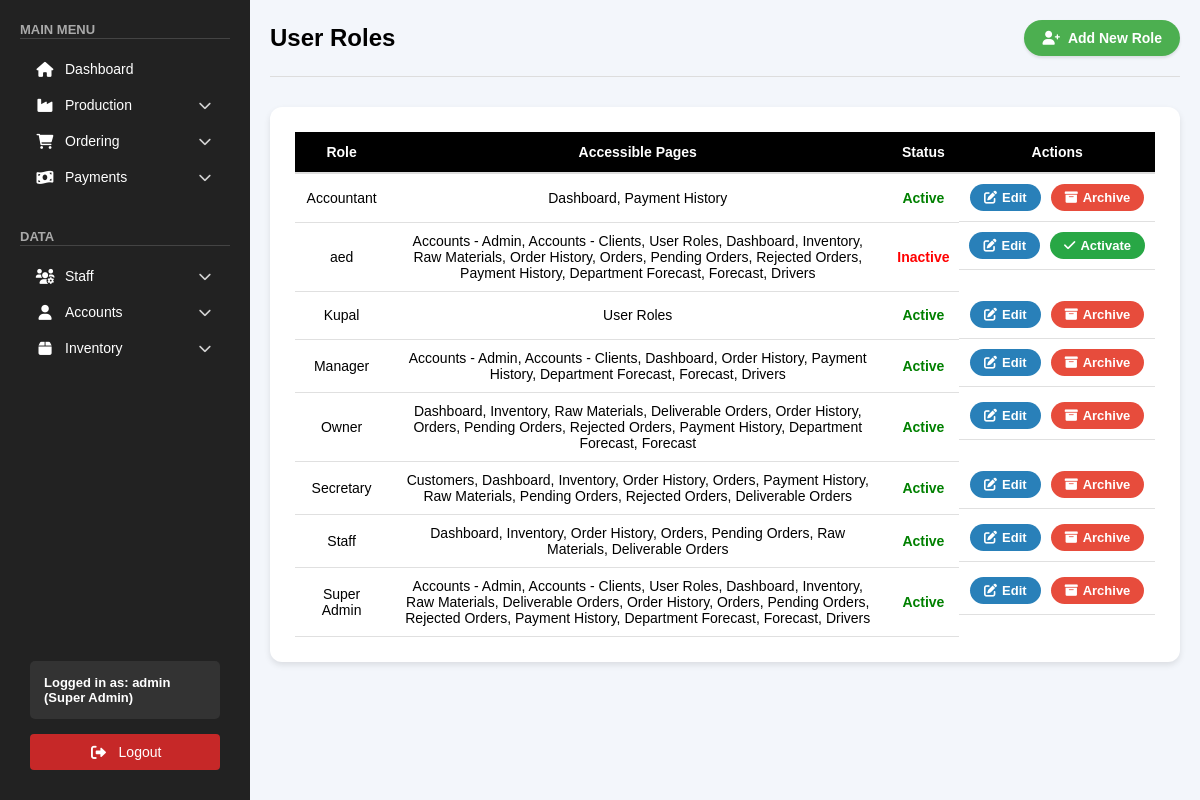
/admin/public/pages/user_roles.php (signed in), run on an earlier commit of the app's database.
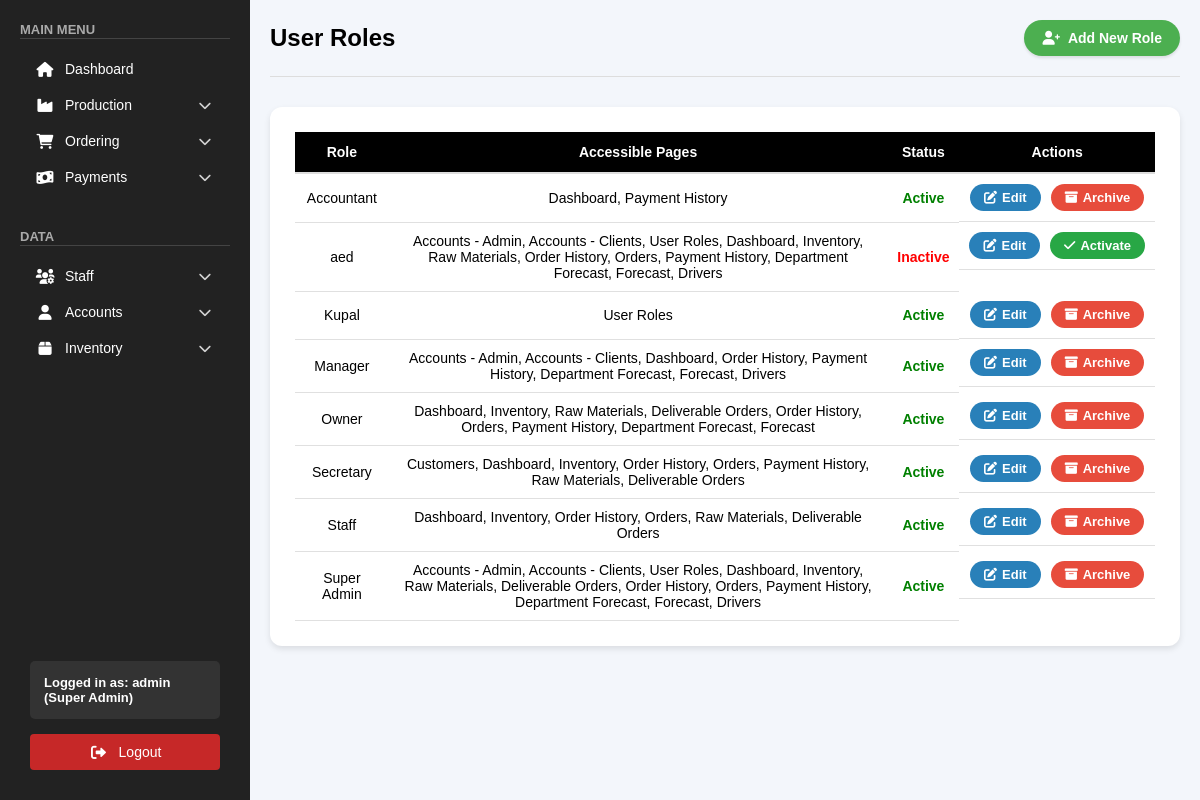
And on a later commit of the database.
### tables this page shows
CREATE TABLE `roles` (
  `role_id` int(11) NOT NULL,
  `role_name` varchar(255) DEFAULT NULL,
  `status` enum('active','inactive') DEFAULT 'active',
  `pages` text NOT NULL
);

### admin/public/pages/user_roles.php (the view, shortened to what this page needs)
<?php
include "../../backend/db_connection.php";
$roles_query = "SELECT * FROM roles ORDER BY (role_name = 'admin') DESC, role_name ASC";
$roles_result = $conn->query($roles_query);
$roles_result->data_seek(0);
?>
<!DOCTYPE html>
<html lang="en">
<head>
    <link rel="stylesheet" href="/css/user_roles.css">
    <link rel="stylesheet" href="/css/sidebar.css">
    <link rel="stylesheet" href="https://cdnjs.cloudflare.com/ajax/libs/font-awesome/6.0.0/css/all.min.css">
</head>
<body>
    <?php include '../sidebar.php'; ?>
    <div class="main-content">
        <div class="accounts-header">
            <h1>User Roles</h1>
            <button onclick="showRoleForm()" class="add-account-btn">
                <i class="fas fa-user-plus"></i> Add New Role
            </button>
        </div>
        <div class="accounts-table-container">
            <table class="accounts-table">
                <thead>
                    <tr>
                        <th>Role</th>
                        <th>Accessible Pages</th>
                        <th>Status</th>
                        <th>Actions</th>
                    </tr>
                </thead>
                <tbody>
                    <?php while ($role = $roles_result->fetch_assoc()): ?>
                        <tr>
                            <td><?= htmlspecialchars($role['role_name']) ?></td>
                            <td><?= htmlspecialchars($role['pages'] ?? 'None') ?></td>
                            <td class="<?= $role['status'] == 'active' ? 'status-active' : 'status-inactive' ?>">
                                <?= htmlspecialchars(ucfirst($role['status'])) ?>
                            </td>
                            <td class="action-buttons">
                                <?php if ($role['role_name'] !== 'admin'): ?>
                                    <button type="button" class="edit-btn"
                                        onclick="showRoleForm('<?= $role['role_id'] ?>', '<?= htmlspecialchars($role['role_name']) ?>', '<?= htmlspecialchars($role['pages']) ?>')">
                                        <i class="fas fa-edit"></i> Edit
                                    </button>
                                    <form method="POST" action="../../backend/roles/manage_roles.php" style="display:inline;" class="status-toggle-form">
                                        <button type="submit" class="<?= $role['status'] == 'active' ? 'archive-btn' : 'activate-btn' ?>">
                                            <i class="fas fa-<?= $role['status'] == 'active' ? 'archive' : 'check' ?>"></i> <?= ucfirst($role['status'] == 'active' ? 'Archive' : 'Activate') ?>
                                        </button>
                                    </form>
                                <?php endif; ?>
                            </td>
                        </tr>
                    <?php endwhile; ?>
                </tbody>
            </table>
        </div>
    </div>
</body>
</html>

What changed in the data, as far as the page shows it:
changed roles "aed": pages "…Materials, Order History, Orders, Pending Orders, Rejected Orders, Payment History, Department Forecast,…" → "…Materials, Order History, Orders, Payment History, Department Forecast,…"
changed roles "Owner": pages "Dashboard, Inventory, Raw Materials, Deliverable Orders, Order History, Orders, Pending Orders, Rejected Orders, Payment History, Department Forecast, Forecast" → "Dashboard, Inventory, Raw Materials, Deliverable Orders, Order History, Orders, Payment History, Department Forecast, Forecast"
changed roles "Secretary": pages "Customers, Dashboard, Inventory, Order History, Orders, Payment History, Raw Materials, Pending Orders, Rejected Orders, Deliverable Orders" → "Customers, Dashboard, Inventory, Order History, Orders, Payment History, Raw Materials, Deliverable Orders"
changed roles "Staff": pages "Dashboard, Inventory, Order History, Orders, Pending Orders, Raw Materials, Deliverable Orders" → "Dashboard, Inventory, Order History, Orders, Raw Materials, Deliverable Orders"
changed roles "Super Admin": pages "…Orders, Order History, Orders, Pending Orders, Rejected Orders, Payment History, Department Forecast,…" → "…Orders, Order History, Orders, Payment History, Department Forecast,…"
